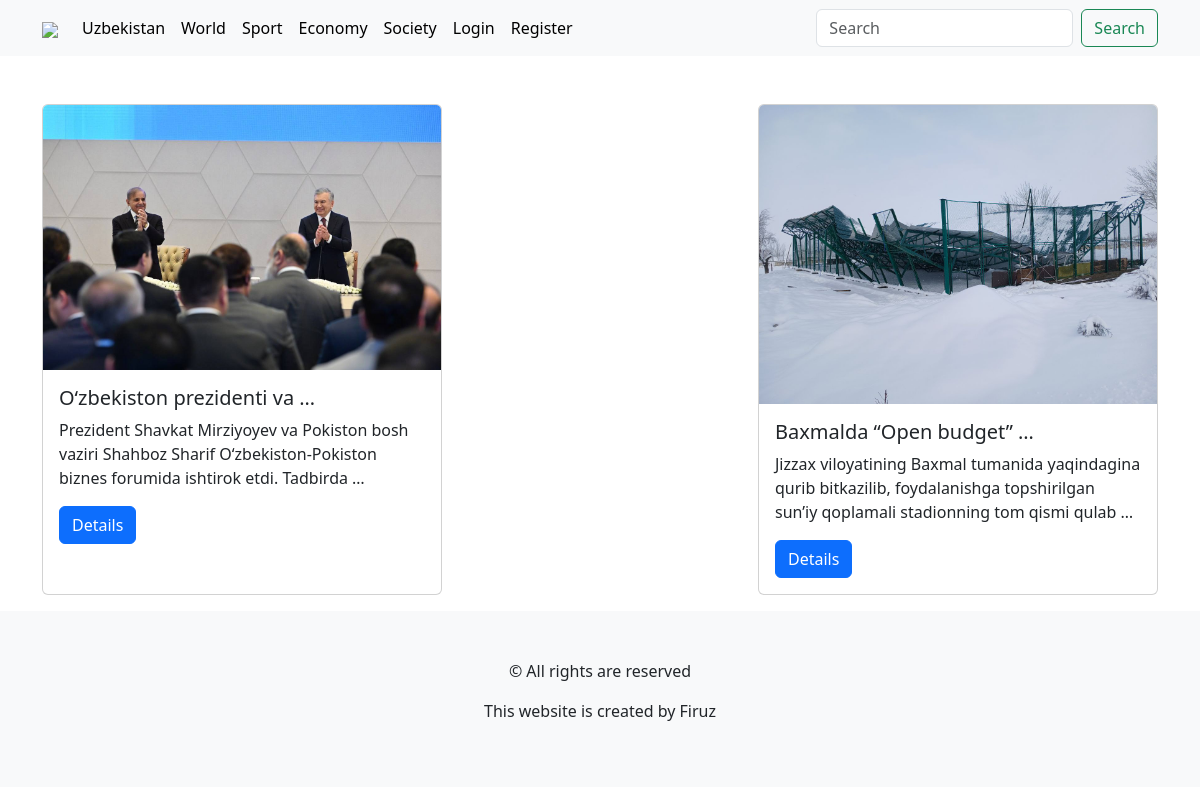
Page /news/category/1/ on the committed database.
### blog/models.py (models this page shows, shortened)
class Category(models.Model):
    title = models.CharField(max_length=250, unique=True)
    class Meta:
        verbose_name = "Category"
        verbose_name_plural = "Categories"
    def __str__(self):
        return self.title

class Article(models.Model):
    title = models.CharField(max_length=250, unique=True)
    info = models.TextField(blank=True)
    photo = models.ImageField(upload_to="articles/", blank=True)
    created_at = models.DateTimeField(auto_now_add=True)
    updated_at = models.DateTimeField(auto_now=True)
    category = models.ForeignKey(Category, on_delete=models.CASCADE)
    user = models.ForeignKey(settings.AUTH_USER_MODEL, on_delete=models.CASCADE, null=True)
    def get_photo(self):
        try:
            return self.photo.url
        except:
            return "https://thumb.ac-illust.com/b1/b170870007dfa419295d949814474ab2_t.jpeg"

### blog/views.py (the view)
# urls.py: path("news/category/<int:pk>/", ArticleByCategory.as_view(), name="category"),
class ArticleByCategory(Index):
    def get_queryset(self):
        return Article.objects.filter(category_id=self.kwargs['pk'])

### blog/templatetags/blog_tags.py (called while the page is built)
@register.simple_tag()
def get_categories():
    return Category.objects.all()

### blog/templates/blog/index.html (shortened to what this page needs)
{% extends 'base.html' %}
{% block main %}
<div class="container d-flex flex-wrap justify-content-between gap-5 mt-5">
    {% for article in articles %}
    <div class="card" style="width: 25rem;">
        <img src="{{article.get_photo}}" class="card-img-top" alt="...">
        <div class="card-body">
            <h5 class="card-title">{{article.title|truncatewords:3}}</h5>
            <p class="card-text">{{article.info|truncatewords:15}}</p>
            <a href="{% url 'detail' article.pk %}" class="btn btn-primary">Details</a>
        </div>
    </div>
    {% endfor %}
</div>
{% endblock main %}

### templates/components/header.html (shortened to what this page needs)
{% load blog_tags %}
{% get_categories as categories %}
<nav class="navbar navbar-expand-lg bg-body-tertiary">
  <div class="container">
    <a class="navbar-brand" href="{% url 'home' %}">
      <img src="https://kun.uz/assets/6a60b69a/img/icons/logo-light.svg" />
    </a>
    <div class="collapse navbar-collapse" id="navbarSupportedContent">
      <ul class="navbar-nav me-auto mb-2 mb-lg-0">
        {% for category in categories %}
        <li class="nav-item">
          <a class="nav-link active" aria-current="page" href="{% url 'category' category.pk %}">{{category}}</a>
        </li>
        {% endfor %}
        {% if not request.user.is_authenticated %}
        <li class="nav-item">
          <a class="nav-link active" aria-current="page" href="{% url 'login' %}">Login</a>
        </li>
        <li class="nav-item">
          <a class="nav-link active" aria-current="page" href="{% url 'register' %}">Register</a>
        </li>
        {% endif %}
      </ul>
      <form action="{% url 'search' %}" method="get" enctype="multipart/form-data" class="d-flex" role="search">
        <input name="q" class="form-control me-2" type="search" placeholder="Search" aria-label="Search">
        <button class="btn btn-outline-success" type="submit">Search</button>
      </form>
    </div>
  </div>
</nav>

### rows in the picture
Category: title "Uzbekistan"
Category: title "World"
Category: title "Sport"
Category: title "Economy"
Category: title "Society"
Article: get_photo (picture), title "O‘zbekiston prezidenti va …", info "Prezident Shavkat Mirziyoyev va Pokiston bosh vaziri Shahboz Sharif O‘zbekiston-Pokiston biznes forumida ishtirok etdi. Tadbirda …"
Article: get_photo (picture), title "Baxmalda “Open budget” …", info "Jizzax viloyatining Baxmal tumanida yaqindagina qurib bitkazilib, foydalanishga topshirilgan sun’iy qoplamali stadionning tom qismi qulab …"
